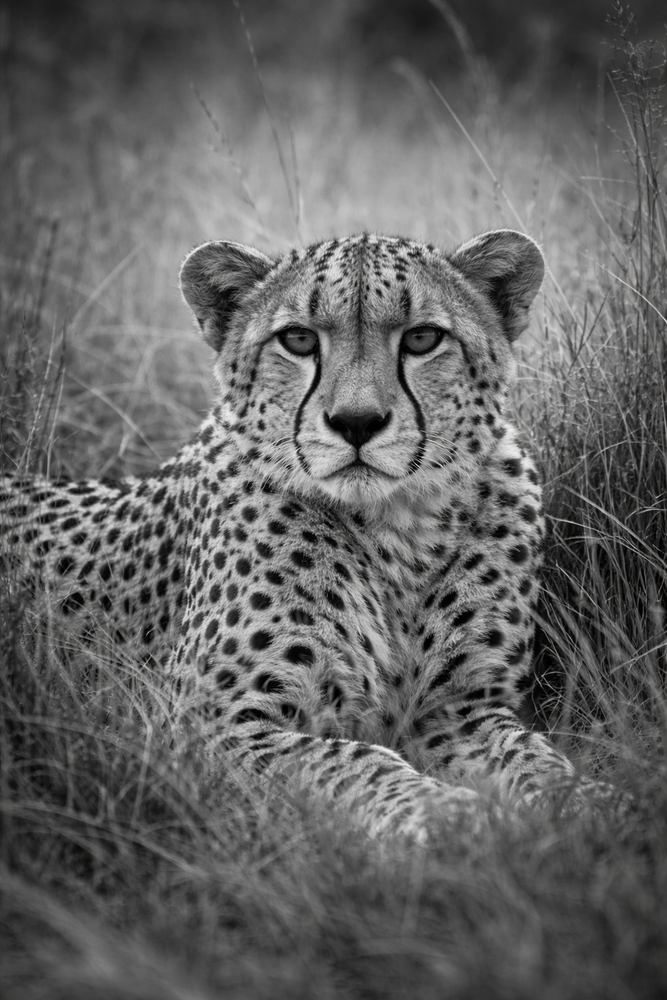
#> input picture data/Image_Cheetah.png, 667 x 1000 px, shrunk from 1024 x 1536 before the run
$ jupyter execute --allow-errors 7_svd_image_compression_denoising_exercise.ipynb
#> lines starting #> are read from the running program, lines starting #| are printed output that depends on the picture
# Singular Value Decomposition (SVD): image compression and denoising

In this notebook we study two closely related applications of the singular value decomposition (SVD) using a grayscale image:

1. **Image compression**: approximate the image by a low-rank matrix and store only the most important singular directions.
2. **Image denoising**: add Gaussian noise to the image and then use a truncated SVD to recover a cleaner approximation.

These two tasks are based on the same idea: many natural images can be approximated well by keeping only the dominant singular values and singular vectors. In compression, this reduces storage. In denoising, it suppresses weak components that are often associated with noise.

## Learning goals

By the end of this notebook, you should be able to:

- compute the economy SVD of an image matrix,
- build low-rank approximations of an image,
- interpret singular values as a hierarchy of importance,
- measure reconstruction quality with Frobenius-norm errors,
- estimate storage savings from truncated SVD,
- explain how truncated SVD can remove part of the noise in an image,
- discuss the trade-off between compression, denoising, and image quality.

## 1. Load and visualize the image

We will work with a grayscale image stored as a matrix $X\in\mathbb{R}^{n\times m}$.

[cell 1]
import numpy as np
import matplotlib.pyplot as plt
from PIL import Image

plt.rcParams["figure.figsize"] = (6, 6)

#image_path = "data/Image_Owl.png"
image_path = "data/Image_Cheetah.png"
X = np.array(Image.open(image_path).convert("L"), dtype=float)
n, m = X.shape
#> n = 1000; m = 667

print(f"Image shape: {X.shape}")
#| Image shape: (1000, 667)
print(f"Pixel range: [{X.min():.1f}, {X.max():.1f}]")
#| Pixel range: [0.0, 238.0]

plt.imshow(X, cmap="gray")
plt.title("Original grayscale image")
plt.axis("off")
plt.show()

## 2. Full SVD and economy SVD

Recall that the full SVD of the image matrix is
$$
X = U\Sigma V^T.
$$
If $X\in\mathbb{R}^{n\times m}$ with $n\ge m$, the **economy SVD** keeps only the nonzero rectangular part and is often more efficient in practice.

In this notebook we will use both forms:
- the **full SVD** to inspect the matrix shapes,
- the **economy SVD** to build low-rank approximations efficiently.

[cell 2]
# [8 lines of commented-out code are left out]

## 3. Singular values and cumulative information

The singular values are ordered from largest to smallest. If they decay rapidly, the image is well approximated by a low-rank matrix.

We will plot:
- the singular values on a semilog scale,
- the cumulative sum of singular values,
- the cumulative sum of squared singular values.

The squared singular values are especially important because
$$
\|X\|_F^2 = \sum_{k} \sigma_k^2.
$$

[cell 3]
# TODO: plot the singular values and the two cumulative curves
# fig, axes = plt.subplots(1, 3, figsize=(15, 4))
# ...
# plt.tight_layout()
# plt.show()

## 4. Low-rank image reconstruction

The rank-$r$ truncated SVD approximation is
$$
\widetilde X_r = U_r\Sigma_r V_r^T.
$$
We will reconstruct the image for a few values of $r$ and compare the visual quality.

For compression, storing a rank-$r$ approximation requires
$$
 nr + r + mr
$$
real numbers instead of $nm$.

[cell 4]
r_values = [5, 20, 50, 100]

# [8 lines of commented-out code are left out]

## 5. $U_r^T U_r$ versus $U_r U_r^T$

Let $U_r$ be the matrix containing the first $r$ left singular vectors.

Because its columns are orthonormal, we expect
$$
U_r^T U_r = I_r.
$$
However, unless $r=n$, we do **not** expect
$$
U_r U_r^T = I_n.
$$

We will verify both facts numerically.

[cell 5]
r_test = 40

# [10 lines of commented-out code are left out]

## 6. Reconstruction error and captured variance

For the rank-$r$ approximation $\widetilde X_r$, define the **relative Frobenius reconstruction error** by
$$
\frac{\|X-\widetilde X_r\|_F}{\|X\|_F}.
$$
Its square is
$$
\frac{\|X-\widetilde X_r\|_F^2}{\|X\|_F^2},
$$
which may be interpreted as the fraction of **missing variance**.

We will compare three quantities as functions of $r$:
- relative Frobenius error,
- captured variance $= 1 -$ missing variance,
- cumulative sum of singular values.

[cell 6]
# [13 lines of commented-out code are left out]

[cell 7]
# [12 lines of commented-out code are left out]

## 7. Add Gaussian noise to the image

We now extend the notebook from **compression** to **denoising**.

Starting from the clean grayscale owl image, we add Gaussian noise to obtain a corrupted image. Then we compute the SVD of the noisy image and compare two truncation strategies:

- an **SVD hard threshold** based on the known noise level,
- a **90% cumulative-sum cutoff**.

This lets us compare visual quality, truncation rank, and reconstruction error.

[cell 8]
# Create a noisy version of the image
np.random.seed(7)

noise_std = 30.0
X_noisy = X + noise_std * np.random.randn(*X.shape)
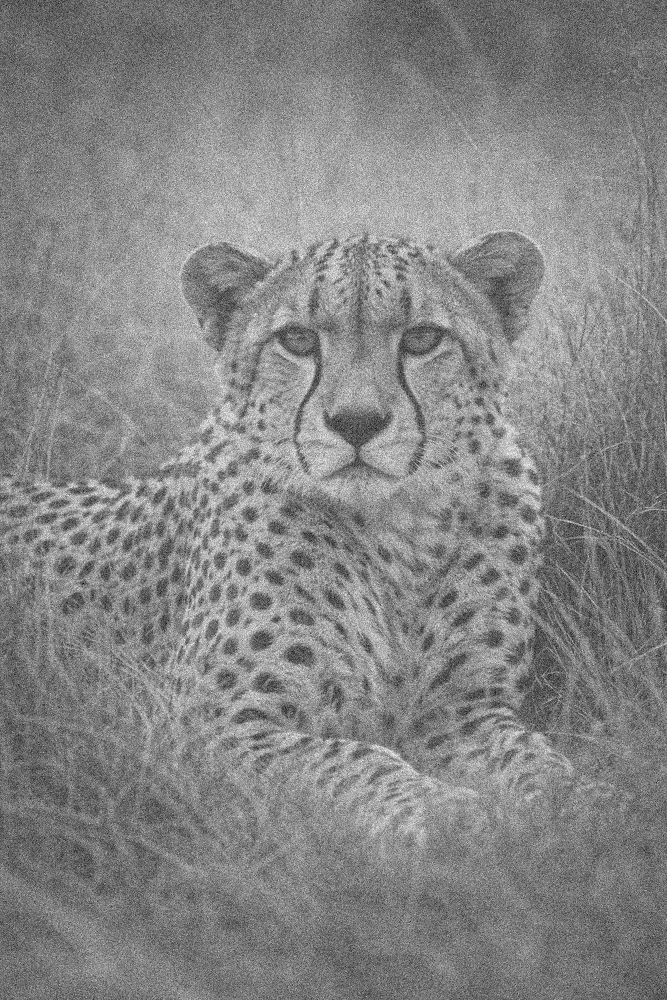
#> X_noisy: shape (1000, 667) float64; min -138.6, max 316.5, mean 99.3; drawn with min black and max white
X_noisy = np.clip(X_noisy, 0, 255)

fig, axes = plt.subplots(1, 2, figsize=(10, 5))
axes[0].imshow(X, cmap="gray")
axes[0].set_title("Clean image")
axes[0].axis("off")

axes[1].imshow(X_noisy, cmap="gray")
axes[1].set_title("Noisy image")
axes[1].axis("off")

plt.tight_layout()
plt.show()
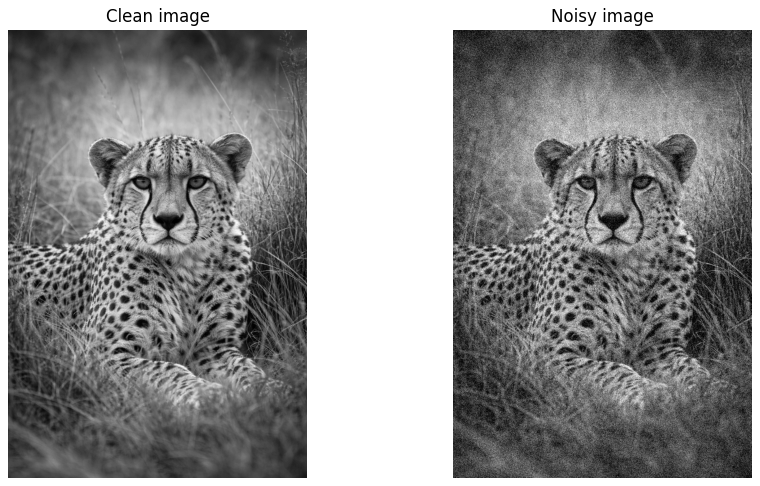
#> figure drawn by matplotlib, 2 panels

## 8. Compute the SVD of the noisy image

Let
$$
X_{\text{noisy}} = U\Sigma V^T.
$$

We will inspect the singular values and then choose truncation ranks in two different ways.

[cell 9]
# TODO: compute the economy SVD of the noisy image

# U_noisy, s_noisy, VT_noisy = ...

## 9. Choose truncation ranks

We now study two truncation ideas:

1. **Hard threshold** based on the known Gaussian noise level.
2. **90% cumulative-sum cutoff**.

Because the image matrix is rectangular, we use the rectangular hard-threshold formula
$$
\tau = \lambda(\beta)\sqrt{n}\,\sigma,
$$
where $\beta$ is the aspect ratio and $\sigma$ is the noise standard deviation.

[cell 10]
# TODO: compute the hard threshold and the 90% cumulative-sum cutoff

n_rows, n_cols = X_noisy.shape
#> n_rows = 1000; n_cols = 667
beta = min(n_rows, n_cols) / max(n_rows, n_cols)
#> beta = 0.667

# [6 lines of commented-out code are left out]

#> (the rest of this cell did not finish here and is left out)

[cell 11]
# TODO: plot the singular values and the cumulative sum

fig, axes = plt.subplots(1, 2, figsize=(11, 4))

# Left: singular values and hard threshold
# axes[0].semilogy(...)
# axes[0].axhline(...)
# axes[0].set_title(...)

# Right: cumulative sum and 90% cutoff
# axes[1].plot(...)
# axes[1].axvline(...)
# axes[1].set_title(...)

plt.tight_layout()
plt.show()

## 10. Reconstruct denoised images

Using the two ranks above, build two low-rank approximations of the noisy image:

- one from the **hard threshold**,
- one from the **90% cumulative-sum cutoff**.

Compare them with the clean and noisy images.

[cell 12]
# TODO: reconstruct denoised images using both truncation rules

# X_hard = ...
# X_90 = ...

fig, axes = plt.subplots(1, 4, figsize=(16, 4))

axes[0].imshow(X, cmap="gray")
axes[0].set_title("Clean")
axes[0].axis("off")

axes[1].imshow(X_noisy, cmap="gray")
axes[1].set_title("Noisy")
axes[1].axis("off")

#> (the rest of this cell did not finish here and is left out)

## 11. Compare the denoising results quantitatively

We compare the relative Frobenius errors with respect to the clean image:
$$
\frac{\|X-X_{\text{approx}}\|_F}{\|X\|_F}.
$$

This helps us check whether the denoised images are genuinely closer to the clean image than the noisy one.

[cell 13]
# Relative Frobenius errors
err_noisy = np.linalg.norm(X - X_noisy, ord="fro") / np.linalg.norm(X, ord="fro")
#> err_noisy = 0.272

# TODO: compute the errors of the two denoised images
# err_hard = ...
# err_90 = ...

print(f"Noisy image error:            {err_noisy:.4f}")
#| Noisy image error:            0.2718
#> (the rest of this cell did not finish here and is left out)

$ run again, with data/Image_Owl.png copied over data/Image_Cheetah.png
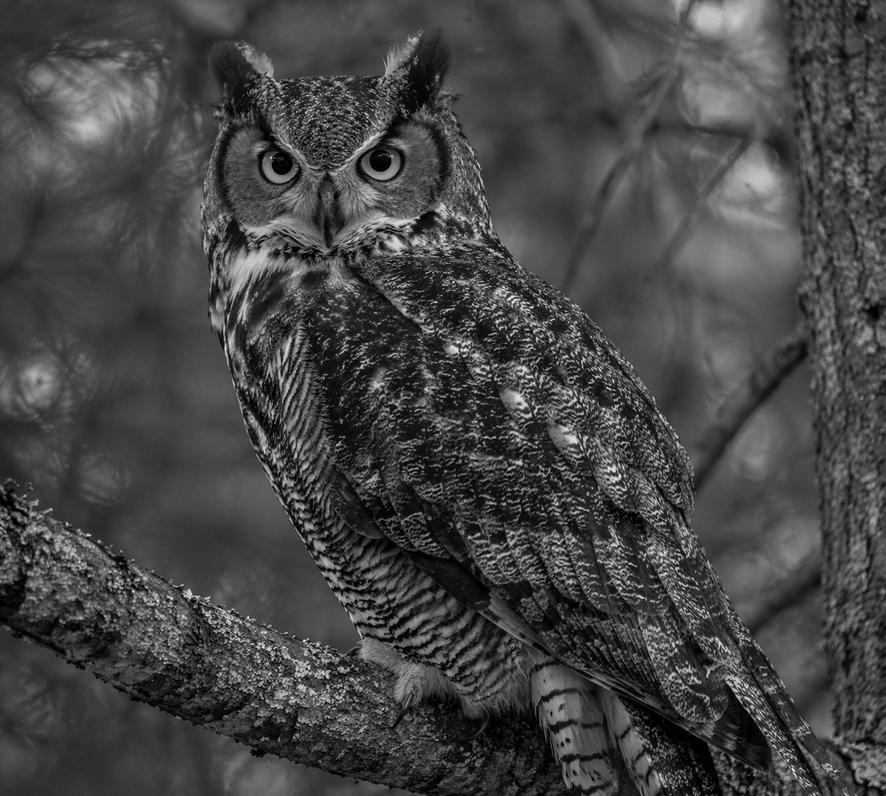
#> input picture data/Image_Owl.png, 886 x 796 px, shrunk from 1323 x 1189 before the run
#| Image shape: (796, 886)
#| Pixel range: [0.0, 242.0]
#> `X_noisy = X + noise_std * np.random.randn(*X.shape)`:
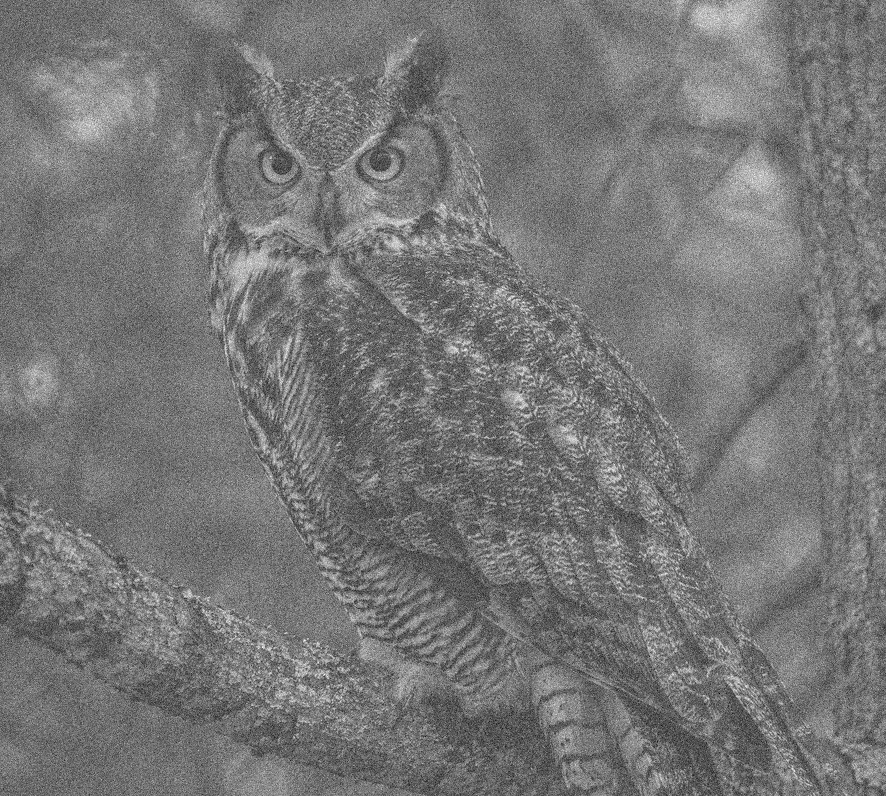
#> X_noisy: shape (796, 886) float64; min -140.5, max 309.3, mean 69.1; drawn with min black and max white
#> `plt.show()`:
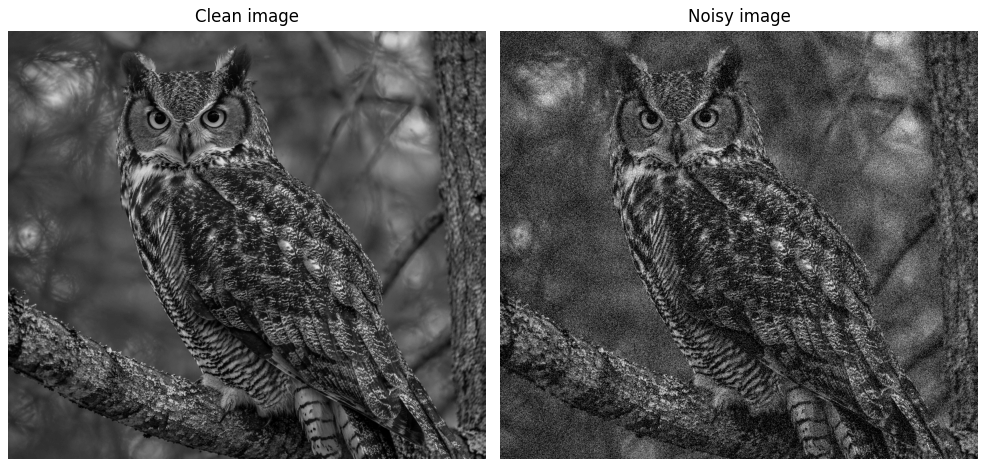
#> figure drawn by matplotlib, 2 panels
#> err_noisy = 0.376
#| Noisy image error:            0.3758

$ run again, with data/dog.jpg saved as data/Image_Cheetah.png
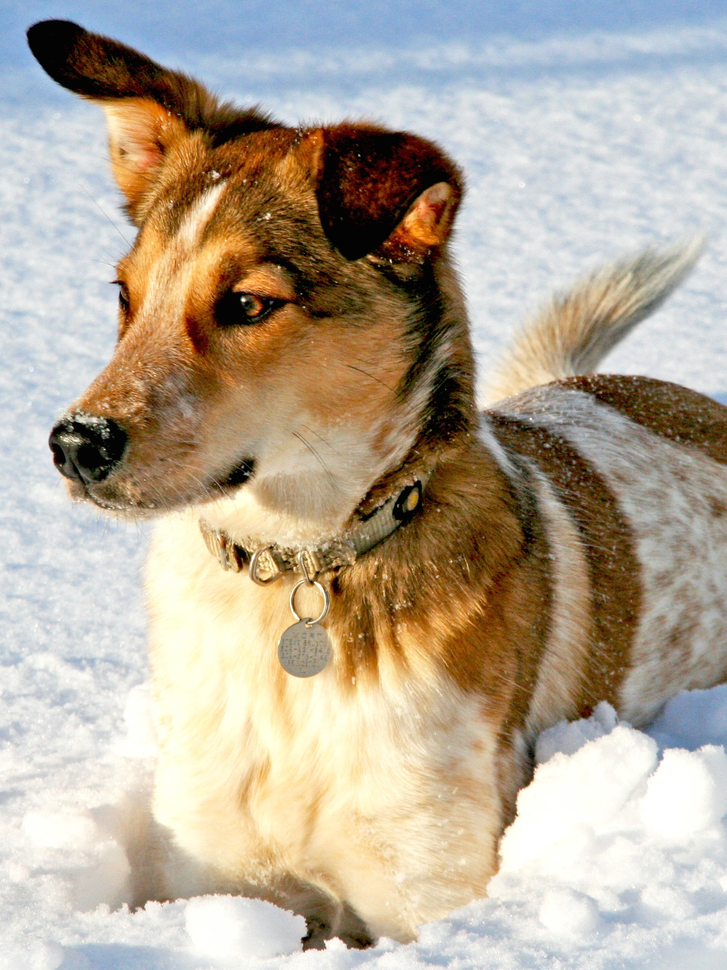
#> input picture data/dog.jpg, 727 x 970 px, shrunk from 1500 x 2000 before the run
#| Image shape: (970, 727)
#| Pixel range: [0.0, 255.0]
#> `X_noisy = X + noise_std * np.random.randn(*X.shape)`:
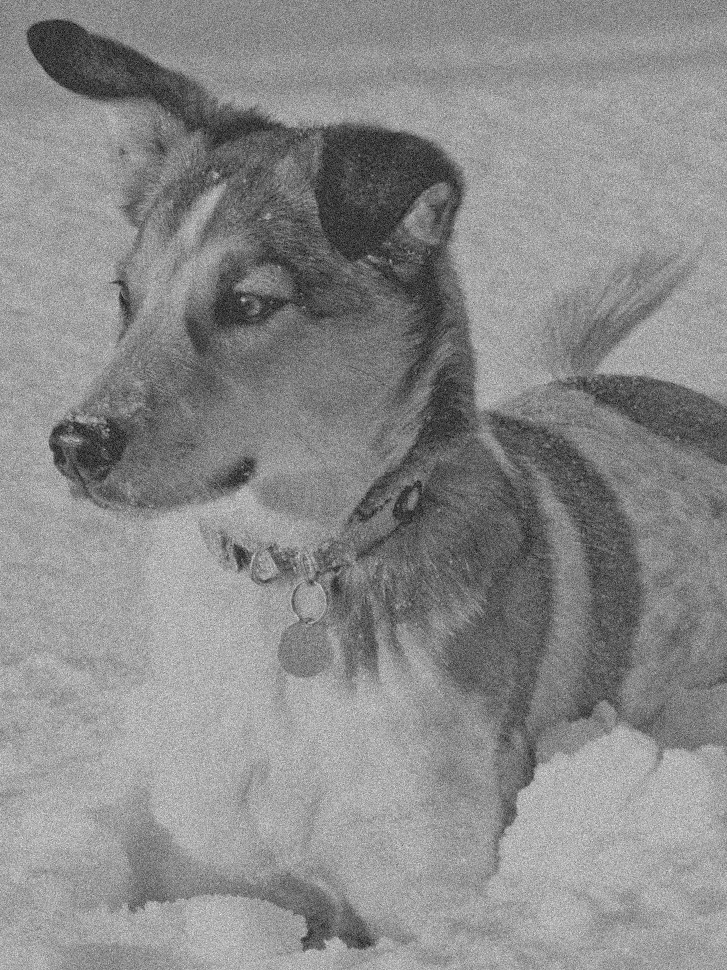
#> X_noisy: shape (970, 727) float64; min -120.4, max 417.4, mean 171; drawn with min black and max white
#> `plt.show()`:
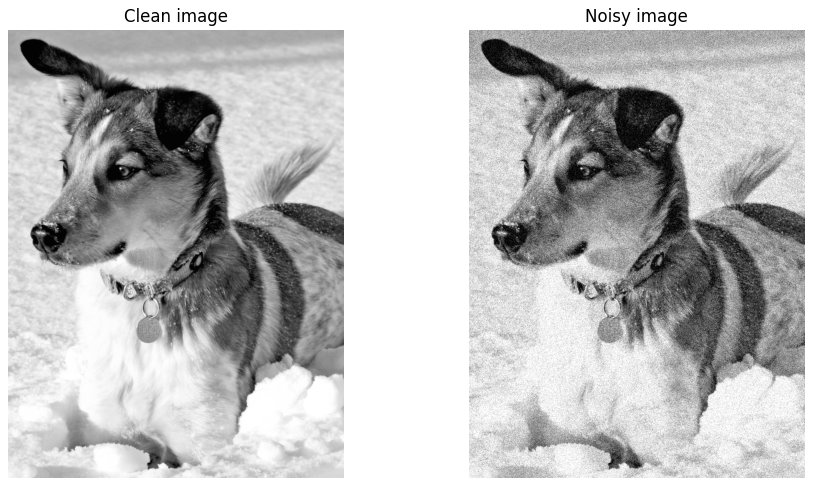
#> figure drawn by matplotlib, 2 panels
#> err_noisy = 0.15
#| Noisy image error:            0.1503
